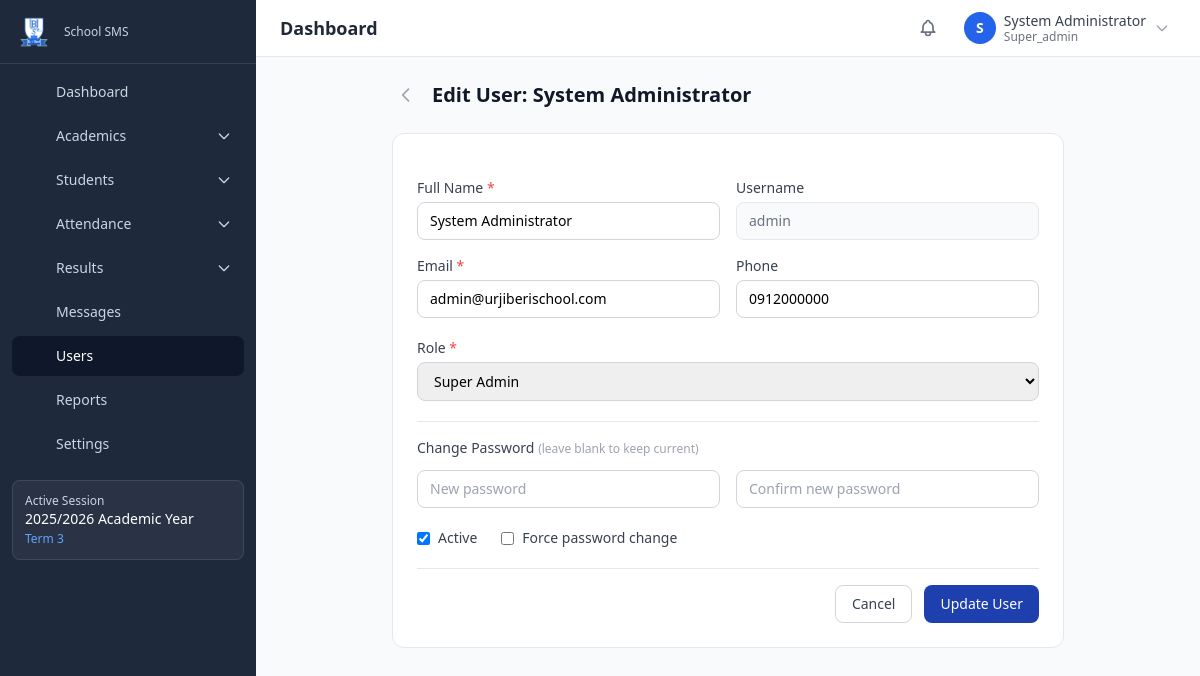
Page /users/edit/1 (signed in) on the committed database.
### tables this page shows
CREATE TABLE IF NOT EXISTS `academic_sessions` (
    `id` BIGINT UNSIGNED NOT NULL AUTO_INCREMENT,
    `name` VARCHAR(100) NOT NULL,
    `slug` VARCHAR(100) NOT NULL,
    `start_date` DATE NOT NULL,
    `end_date` DATE NOT NULL,
    `is_active` TINYINT(1) NOT NULL DEFAULT 0,
    `created_at` DATETIME NOT NULL DEFAULT CURRENT_TIMESTAMP,
    `updated_at` DATETIME NOT NULL DEFAULT CURRENT_TIMESTAMP ON UPDATE CURRENT_TIMESTAMP,
    PRIMARY KEY (`id`),
    UNIQUE KEY `uk_sessions_slug` (`slug`),
    INDEX `idx_sessions_active` (`is_active`)
);

CREATE TABLE IF NOT EXISTS `terms` (
    `id` BIGINT UNSIGNED NOT NULL AUTO_INCREMENT,
    `session_id` BIGINT UNSIGNED NOT NULL,
    `name` VARCHAR(100) NOT NULL,
    `slug` VARCHAR(100) NOT NULL,
    `start_date` DATE NOT NULL,
    `end_date` DATE NOT NULL,
    `is_active` TINYINT(1) NOT NULL DEFAULT 0,
    `sort_order` INT UNSIGNED NOT NULL DEFAULT 0,
    `created_at` DATETIME NOT NULL DEFAULT CURRENT_TIMESTAMP,
    `updated_at` DATETIME NOT NULL DEFAULT CURRENT_TIMESTAMP ON UPDATE CURRENT_TIMESTAMP,
    PRIMARY KEY (`id`),
    UNIQUE KEY `uk_terms_session_slug` (`session_id`, `slug`),
    INDEX `idx_terms_active` (`is_active`),
    CONSTRAINT `fk_terms_session` FOREIGN KEY (`session_id`) REFERENCES `academic_sessions`(`id`) ON DELETE CASCADE
);

CREATE TABLE IF NOT EXISTS `user_roles` (
    `user_id` BIGINT UNSIGNED NOT NULL,
    `role_id` BIGINT UNSIGNED NOT NULL,
    `assigned_at` DATETIME NOT NULL DEFAULT CURRENT_TIMESTAMP,
    PRIMARY KEY (`user_id`, `role_id`),
    CONSTRAINT `fk_ur_user` FOREIGN KEY (`user_id`) REFERENCES `users`(`id`) ON DELETE CASCADE,
    CONSTRAINT `fk_ur_role` FOREIGN KEY (`role_id`) REFERENCES `roles`(`id`) ON DELETE CASCADE
);

CREATE TABLE IF NOT EXISTS `users` (
    `id` BIGINT UNSIGNED NOT NULL AUTO_INCREMENT,
    `username` VARCHAR(100) NOT NULL,
    `email` VARCHAR(255) NOT NULL,
    `password_hash` VARCHAR(255) NOT NULL,
    `full_name` VARCHAR(200) NOT NULL,
    `first_name` VARCHAR(100) DEFAULT NULL,
    `last_name` VARCHAR(100) DEFAULT NULL,
    `phone` VARCHAR(20) DEFAULT NULL,
    `avatar` VARCHAR(255) DEFAULT NULL,
    `gender` ENUM('male','female','other') DEFAULT NULL,
    `date_of_birth` DATE DEFAULT NULL,
    `address` TEXT DEFAULT NULL,
    `is_active` TINYINT(1) NOT NULL DEFAULT 1,
    `force_password_change` TINYINT(1) NOT NULL DEFAULT 0,
    `status` ENUM('active','inactive','suspended') NOT NULL DEFAULT 'active',
    `email_verified_at` DATETIME DEFAULT NULL,
    `last_login_at` DATETIME DEFAULT NULL,
    `last_login_ip` VARCHAR(45) DEFAULT NULL,
    `password_reset_token` VARCHAR(255) DEFAULT NULL,
    `password_reset_expires` DATETIME DEFAULT NULL,
    `login_attempts` INT UNSIGNED NOT NULL DEFAULT 0,
    `locked_until` DATETIME DEFAULT NULL,
    `created_at` DATETIME NOT NULL DEFAULT CURRENT_TIMESTAMP,
    `updated_at` DATETIME NOT NULL DEFAULT CURRENT_TIMESTAMP ON UPDATE CURRENT_TIMESTAMP,
    `deleted_at` DATETIME DEFAULT NULL,
    PRIMARY KEY (`id`),
    UNIQUE KEY `uk_users_username` (`username`),
    UNIQUE KEY `uk_users_email` (`email`),
    INDEX `idx_users_status` (`status`),
    INDEX `idx_users_deleted` (`deleted_at`)
);

CREATE TABLE IF NOT EXISTS `roles` (
    `id` BIGINT UNSIGNED NOT NULL AUTO_INCREMENT,
    `name` VARCHAR(50) NOT NULL,
    `slug` VARCHAR(50) NOT NULL,
    `description` VARCHAR(255) DEFAULT NULL,
    `is_system` TINYINT(1) NOT NULL DEFAULT 0,
    `created_at` DATETIME NOT NULL DEFAULT CURRENT_TIMESTAMP,
    `updated_at` DATETIME NOT NULL DEFAULT CURRENT_TIMESTAMP ON UPDATE CURRENT_TIMESTAMP,
    PRIMARY KEY (`id`),
    UNIQUE KEY `uk_roles_slug` (`slug`)
);

### modules/users/views/edit.php (the view, shortened to what the rows shown need)
<?php
$userRecord = db_fetch_one(
    "SELECT u.*, ur.role_id FROM users u LEFT JOIN user_roles ur ON u.id = ur.user_id WHERE u.id = ? AND u.deleted_at IS NULL",
    [$id]
);
$roles = db_fetch_all("SELECT id, name FROM roles ORDER BY id");
?>
<div class="max-w-2xl mx-auto">
    <div class="flex items-center gap-3 mb-6">
        <a href="<?= url('users') ?>" class="p-1 text-gray-400 hover:text-gray-600 rounded">
            <svg class="w-5 h-5" fill="none" stroke="currentColor" viewBox="0 0 24 24"><path stroke-linecap="round" stroke-linejoin="round" stroke-width="2" d="M15 19l-7-7 7-7"/></svg>
        </a>
        <h1 class="text-xl font-bold text-gray-900">Edit User: <?= e($userRecord['full_name']) ?></h1>
    </div>
    <div class="bg-white rounded-xl border border-gray-200 p-6">
        <form method="POST" action="<?= url('users', 'edit', $id) ?>" class="space-y-5">
            <div class="grid grid-cols-1 sm:grid-cols-2 gap-4">
                <div>
                    <label for="full_name" class="block text-sm font-medium text-gray-700 mb-1">Full Name <span class="text-red-500">*</span></label>
                    <input type="text" id="full_name" name="full_name" value="<?= e(old('full_name') ?: $userRecord['full_name']) ?>" required
                           class="w-full px-3 py-2 border border-gray-300 rounded-lg focus:ring-2 focus:ring-primary-500 focus:border-primary-500 text-sm">
                </div>
                <div>
                    <label class="block text-sm font-medium text-gray-700 mb-1">Username</label>
                    <input type="text" value="<?= e($userRecord['username']) ?>" disabled
                           class="w-full px-3 py-2 border border-gray-200 bg-gray-50 rounded-lg text-sm text-gray-500">
                </div>
                <div>
                    <label for="email" class="block text-sm font-medium text-gray-700 mb-1">Email <span class="text-red-500">*</span></label>
                    <input type="email" id="email" name="email" value="<?= e(old('email') ?: $userRecord['email']) ?>" required
                           class="w-full px-3 py-2 border border-gray-300 rounded-lg focus:ring-2 focus:ring-primary-500 focus:border-primary-500 text-sm">
                </div>
                <div>
                    <label for="phone" class="block text-sm font-medium text-gray-700 mb-1">Phone</label>
                    <input type="text" id="phone" name="phone" value="<?= e(old('phone') ?: $userRecord['phone']) ?>"
                           class="w-full px-3 py-2 border border-gray-300 rounded-lg focus:ring-2 focus:ring-primary-500 focus:border-primary-500 text-sm">
                </div>
            </div>
            <div>
                <label for="role_id" class="block text-sm font-medium text-gray-700 mb-1">Role <span class="text-red-500">*</span></label>
                <select id="role_id" name="role_id" required
                        class="w-full px-3 py-2 border border-gray-300 rounded-lg focus:ring-2 focus:ring-primary-500 focus:border-primary-500 text-sm">
                    <?php foreach ($roles as $r): ?>
                        <option value="<?= $r['id'] ?>" <?= (old('role_id') ?: $userRecord['role_id']) == $r['id'] ? 'selected' : '' ?>><?= e($r['name']) ?></option>
                    <?php endforeach; ?>
                </select>
            </div>
            <div class="flex items-center gap-6">
                <label class="flex items-center gap-2 text-sm text-gray-700">
                    <input type="checkbox" name="is_active" value="1" <?= $userRecord['is_active'] ? 'checked' : '' ?>
                           class="rounded text-primary-600 focus:ring-primary-500">
                    Active
                </label>
                <label class="flex items-center gap-2 text-sm text-gray-700">
                    <input type="checkbox" name="force_password_change" value="1" <?= $userRecord['force_password_change'] ? 'checked' : '' ?>
                           class="rounded text-primary-600 focus:ring-primary-500">
                    Force password change
                </label>
            </div>
        </form>
    </div>
</div>
<?php
require APP_ROOT . '/templates/layout.php';

### templates/partials/sidebar.php (shortened to what the rows shown need)
<aside id="sidebar" class="fixed inset-y-0 left-0 z-40 w-64 bg-sidebar-bg sidebar-transition transform -translate-x-full lg:translate-x-0 overflow-y-auto no-print">
    <?php $activeSession = get_active_session(); ?>
    <?php if ($activeSession): ?>
    <div class="mx-3 mb-4 p-3 rounded-lg bg-white/5 border border-white/10">
        <p class="text-xs text-sidebar-text">Active Session</p>
        <p class="text-sm text-white font-medium"><?= e($activeSession['name']) ?></p>
        <?php $activeTerm = get_active_term(); if ($activeTerm): ?>
        <p class="text-xs text-primary-400 mt-0.5"><?= e($activeTerm['name']) ?></p>
        <?php endif; ?>
    </div>
    <?php endif; ?>
</aside>

### templates/partials/header.php (shortened to what the rows shown need)
<?php
$user = auth_user();
?>
<header class="sticky top-0 z-20 bg-white border-b border-gray-200 no-print">
    <div class="flex items-center justify-between h-14 px-4 md:px-6">
        <div class="flex items-center gap-3">
            <h2 class="text-lg font-semibold text-gray-800 hidden sm:block"><?= e($page_title ?? 'Dashboard') ?></h2>
        </div>
        <div class="flex items-center gap-2 md:gap-3">
            <a href="<?= url('/communication/notifications') ?>" class="relative p-2 rounded-lg text-gray-500 hover:bg-gray-100" title="Notifications">
            </a>
            <div class="relative" id="profile-dropdown">
                <button onclick="toggleProfileMenu()" class="flex items-center gap-2 p-1.5 rounded-lg hover:bg-gray-100 transition-colors">
                    <div class="w-8 h-8 rounded-full bg-primary-600 flex items-center justify-center flex-shrink-0">
                        <?php if ($user['avatar']): ?>
                            <img src="<?= url('/uploads/' . e($user['avatar'])) ?>" alt="" class="w-8 h-8 rounded-full object-cover">
                        <?php else: ?>
                            <span class="text-white text-sm font-semibold"><?= strtoupper(substr($user['name'], 0, 1)) ?></span>
                        <?php endif; ?>
                    </div>
                    <div class="hidden md:block text-left">
                        <p class="text-sm font-medium text-gray-700 leading-tight"><?= e($user['name']) ?></p>
                        <p class="text-xs text-gray-500 leading-tight"><?= e(ucfirst($user['roles'][0] ?? 'User')) ?></p>
                    </div>
                    <svg class="w-4 h-4 text-gray-400 hidden md:block" fill="none" stroke="currentColor" viewBox="0 0 24 24"><path stroke-linecap="round" stroke-linejoin="round" stroke-width="2" d="M19 9l-7 7-7-7"/></svg>
                </button>
            </div>
        </div>
    </div>
</header>

### rows in the picture
academic_sessions: name "2025/2026 Academic Year"
terms: name "Term 3"
user_roles: user.full_name "S", user.full_name "System Administrator", full_name "System Administrator", user.username "admin", email "admin@urjiberischool.com", phone "0912000000", role_id "Super Admin"
users: is_active "☑"

### other values in the picture
$item['label'] "Dashboard"
$item['label'] "Academics"
$item['label'] "Students"
$item['label'] "Attendance"
$item['label'] "Results"
$item['label'] "Messages"
$item['label'] "Users"
$item['label'] "Reports"
$item['label'] "Settings"
$page_title "Dashboard"
$user['roles'][0] "Super_admin"
